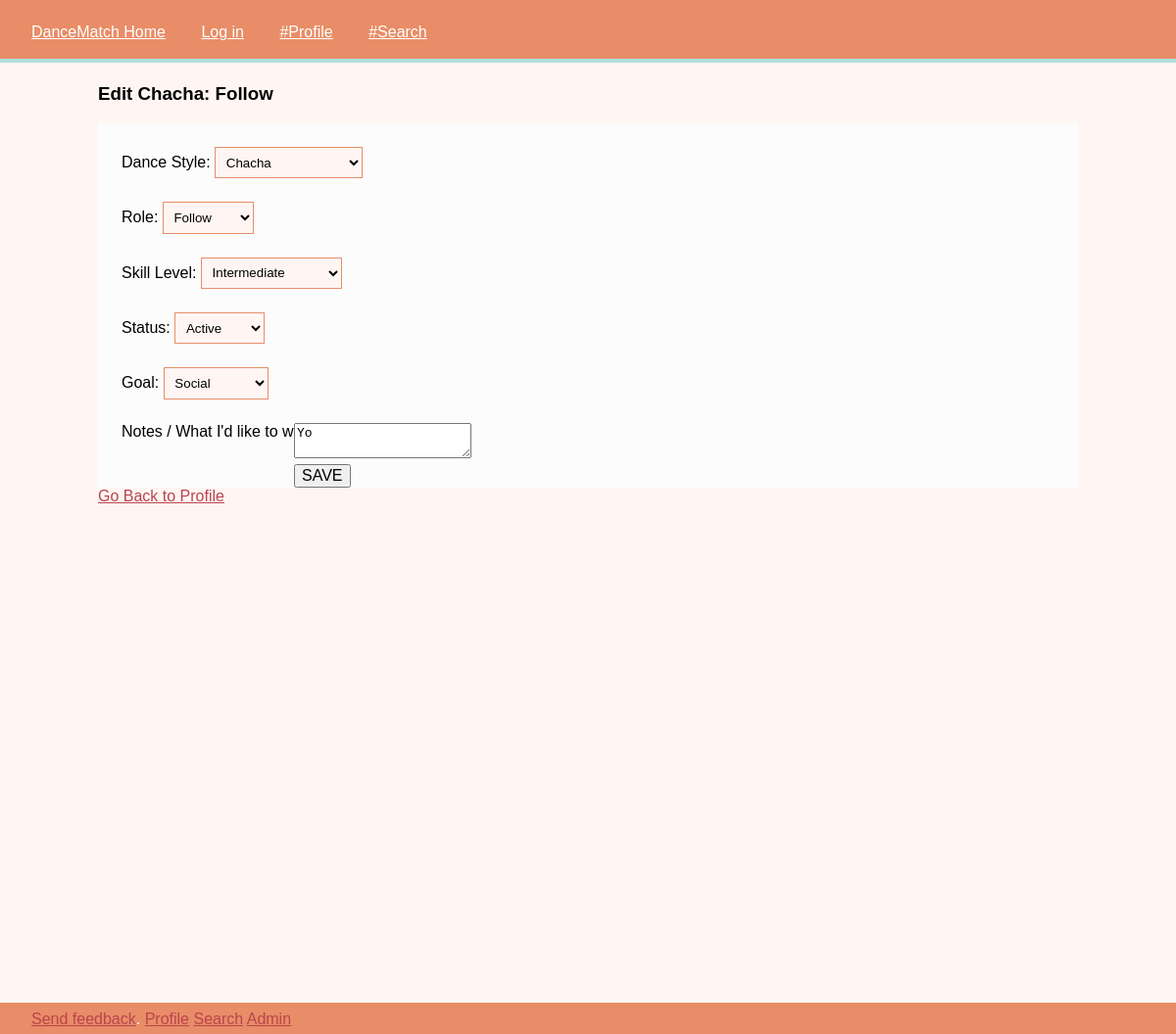
Page /edit/8/8/ on the committed database.
### dancematch_app/models.py (models this page shows, shortened)
class DancePrefs(models.Model):
    dance = models.ForeignKey(Dance)
    dancer = models.ForeignKey(Dancer)
    role = models.ForeignKey(DanceRole)
    skill_level = models.ForeignKey(SkillLevel, default=1)
    activity = models.ForeignKey(Activity, default=1)
    goal = models.ForeignKey(Goals, default=1)
    notes = models.TextField(blank=True)
    class Meta:
        verbose_name_plural = "dance prefs"

class Dance(models.Model):
    name = models.CharField(default='', max_length=200)
    description = models.TextField(blank=True)
    class Meta:
        ordering = ["name"]
    def __str__(self):
        return self.name

class DanceRole(models.Model):
    name = models.CharField(max_length=200)
    def __str__(self):
        return self.name

class SkillLevel(models.Model):
    name = models.CharField(max_length=200)

class Activity(models.Model):
    name = models.CharField(max_length=200)
    class Meta:
        verbose_name_plural = "activities"

class Goals(models.Model):
    name = models.CharField(max_length=200)
    class Meta:
        verbose_name_plural = "goals"

### dancematch_app/views.py (the view, shortened to what this page needs)
# urls.py: url(r'^edit/(?P<user_id>[0-9]+)/(?P<dance_pref_id>[0-9]+)/$', views.edit_dance, name='edit_dance'),
def edit_dance(request, user_id, dance_pref_id):
    user = get_object_or_404(User, pk=user_id)
    dancer = get_object_or_404(Dancer, user=user)
    dance_pref_list = DancePrefs.objects.filter(id=dance_pref_id)
    if len(dance_pref_list) > 0:
        dance_pref = dance_pref_list[0]
    else:
        dance_pref = DancePrefs()
    dances = Dance.objects.order_by("name")
    roles = DanceRole.objects.all()
    activities = Activity.objects.all()
    goals = Goals.objects.all()
    skill_levels = SkillLevel.objects.all()
    return render(request, 'edit_dance.html', {'dancer': dancer,
                                               'dance_pref': dance_pref,
                                               'dances': dances,
                                               'roles': roles,
                                               'activities': activities,
                                               'goals': goals,
                                               'skill_levels': skill_levels,
                                               })

### dancematch_app/templates/edit_dance.html (shortened to what this page needs)
{% extends "base_generic.html" %}
{% load staticfiles %}
{% block content %}
    <div class="prefs">
        {% if dance_pref.id %}
            <h3>Edit {{ dance_pref.dance }}: {{ dance_pref.role }}</h3>
        {% else %}
            <h3>Add a New Dance</h3>
        {% endif %}
        <form method="post">
            <label>
                Dance Style:
                <select name="dance">
                    {% for dance in dances %}
                        <option value="{{ dance.id }}"
                            {% if dance.name == dance_pref.dance.name %}
                                selected="selected"
                            {% endif %}>
                            {{ dance.name }}
                        </option>
                    {% endfor %}
                </select>
            </label>
            <label>
                Role:
                <select name="role">
                    {% for role in roles %}
                        <option value="{{ role.id }}"
                            {% if role.name == dance_pref.role.name %}
                                selected="selected"
                            {% endif %}>
                            {{ role.name }}
                        </option>
                    {% endfor %}
                </select>
            </label>
            <label>
                Skill Level:
                <select name="skill_level">
                    {% for level in skill_levels %}
                        <option value="{{ level.id }}" name="skill_level"
                            {% if level.name == dance_pref.skill_level.name %}
                                selected="selected"
                            {% endif %}>
                            {{ level.name }}
                        </option>
                    {% endfor %}
                </select>
            </label>
            <label>
                Status:
                <select name="activity">
                    {% for activity in activities %}
                        <option value="{{ activity.id }}" name="activity"
                            {% if activity.name == dance_pref.activity.name %}
                                selected="selected"
                            {% endif %}>
                            {{ activity.name }}
                        </option>
                    {% endfor %}
                </select>
            </label>
            <label>
                Goal:
                <select name="goal">
                    {% for goal in goals %}
                        <option value="{{ goal.id }}" name="goal"
                            {% if goal.name == dance_pref.goal.name %}
                                selected="selected"
                            {% endif %}>
                            {{ goal.name }}
                        </option>
                    {% endfor %}
                </select>
            </label>
            <label>
                Notes / What I'd like to work on:
                <textarea name="notes">{{ dance_pref.notes }}</textarea>
            </label>
            <input type="submit" value="SAVE"/>
        </form>
    </div>
    <a href="/profile_ajax/">Go Back to Profile</a>
{% endblock %}

### dancematch_app/static/styles/style.css (style rules this page uses)
body { background: #fff6f4; padding: 0; margin: 0; font-family: "Trebuchet MS", sans-serif; }
a { color: #ba444e; }
form { background-color: #fcfcfc; padding: 1.5em; }
form label { display: block; padding-bottom: 1.5em; font-size: 1em; }
form input, form textarea { position: absolute; left: 200px; font-size: 1em; }
select { border: 1px solid #e88d67; border-radius: 0; background-color: #fff6f4; padding: 0.5em; line-height: 1.5em; }

### rows in the picture
DancePrefs: dance "Chacha", role "Follow", skill_level "Intermediate", activity "Active", goal "Social", notes "Yo"
